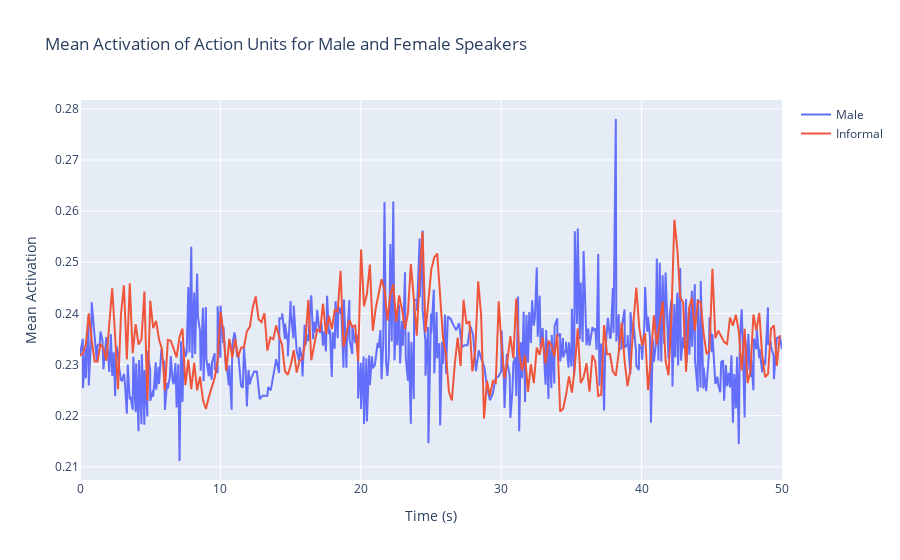

Source (notebook cell):
### Code cell
# comparing the mean activation of the action units between male and female speakers

male_mean = mean_activation(male)
female_mean = mean_activation(female)

fig = go.Figure()

fig.add_trace(go.Scatter(x=male_mean['time'], y=male_mean['value'], mode='lines', name='Male'))
fig.add_trace(go.Scatter(x=female_mean['time'], y=female_mean['value'], mode='lines', name='Informal'))

# Adding traces for the dashed lines representing the averages


fig.update_layout(title='Mean Activation of Action Units for Male and Female Speakers',
                    xaxis_title='Time (s)',
                    yaxis_title='Mean Activation')

fig.show()

# run the T-test
tstatistic, pvalue = ttest_ind(male_mean['value'], female_mean['value'], alternative='two-sided', nan_policy='omit')
print(f'T-statistic: {tstatistic}, P-value: {pvalue.round(5)}')

### Figure 1 — Plotly figure (JSON) as saved in the notebook; plotly's stock layout.template omitted (floating-point values rounded to 4 significant figures; data arrays with more than 128 entries replaced by an {"elided": "..."} marker saying what was removed)
{"data": [{"mode": "lines", "name": "Male", "type": "scatter", "x": {"elided": "466 float values"}, "y": {"elided": "466 float values"}}, {"mode": "lines", "name": "Informal", "type": "scatter", "x": {"elided": "240 float values"}, "y": {"elided": "240 float values"}}], "layout": {"title": {"text": "Mean Activation of Action Units for Male and Female Speakers"}, "xaxis": {"title": {"text": "Time (s)"}}, "yaxis": {"title": {"text": "Mean Activation"}}}}
